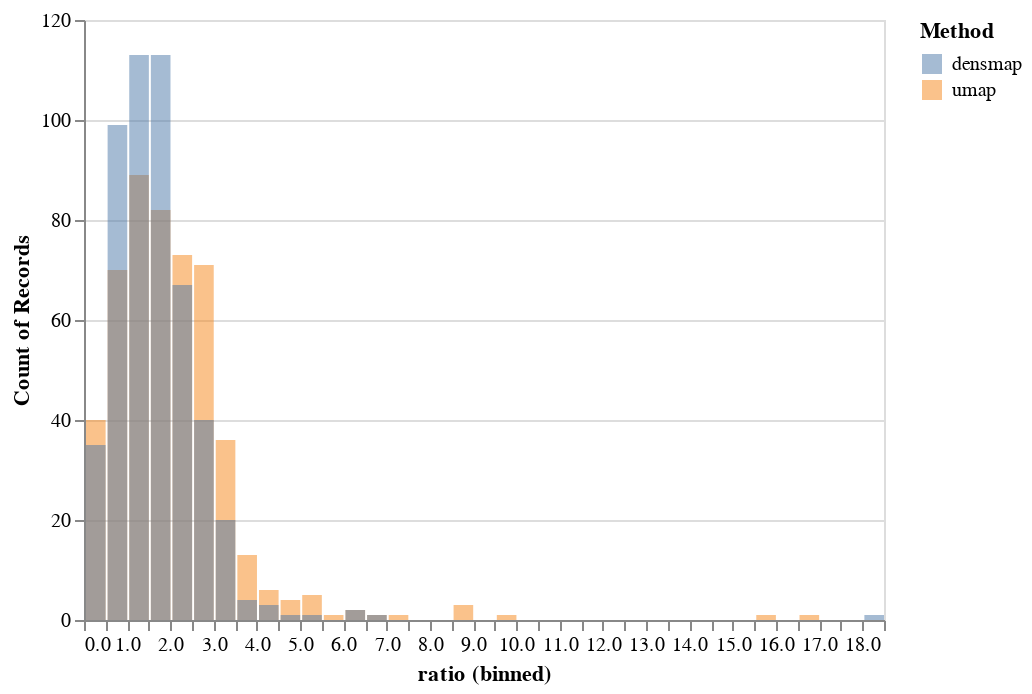

Notebook source saved alongside this figure:
### Markdown cell above
Even not so obvious, we can still see the ellipse generated by the densMap is more uniform. And then we can do a simple counting:

### Code cell
import altair as alt
df_kappa = pd.concat([
    pd.DataFrame({'ratio': np.log(summary["umap_kappa"]), 'method': 'umap', 'cell_type': adata.obs['cell_type']}),
    pd.DataFrame({'ratio': np.log(summary["densmap_kappa"]), 'method': 'densmap'})
])

alt.Chart(df_kappa).mark_bar(opacity=0.5).encode(
    x=alt.X('ratio', bin=alt.Bin(maxbins=50)),
    y=alt.Y('count()', stack=None),
    color=alt.Color('method:N', legend=alt.Legend(title="Method"))
).properties(width=400, height=300)

### Figure 1 — Vega-Lite specification as saved in the notebook (floating-point values rounded to 4 significant figures; data arrays with more than 128 entries replaced by an {"elided": "..."} marker saying what was removed)
{"config": {"view": {"continuousWidth": 300, "continuousHeight": 300}}, "data": {"name": "data-56b0579b559559fe2f059b27eb3abdb4"}, "mark": {"type": "bar", "opacity": 0.5}, "encoding": {"color": {"field": "method", "legend": {"title": "Method"}, "type": "nominal"}, "x": {"bin": {"maxbins": 50}, "field": "ratio", "type": "quantitative"}, "y": {"aggregate": "count", "stack": null, "type": "quantitative"}}, "height": 300, "width": 400, "$schema": "https://vega.github.io/schema/vega-lite/v5.20.1.json", "datasets": {"data-56b0579b559559fe2f059b27eb3abdb4": {"elided": "1000 records"}}}
